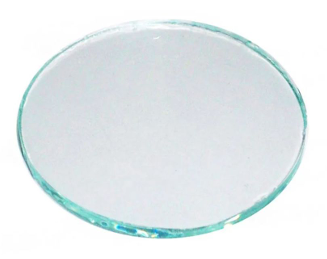
#> input picture Projeto_Bordas/lente.png, 327 x 259 px
$ python bordas.py   (older library calls are emulated)
#> lines starting #> are read from the running program, lines starting #| are printed output that depends on the picture; after the words box and inside, x2 and y2 are one past the last pixel; in counts of white or black regions, pixels touching at a corner belong together
import cv2
import numpy as np
import os

print("Diretório atual:", os.getcwd())

# Ler imagem
img = cv2.imread("lente.png")
#> img is the input picture: shape (259, 327, 3); mean B, G, R 237.9, 235.9, 229.7

# Verificar se a imagem foi carregada
if img is None:
    print("Erro: imagem não encontrada!")
    exit()

# Converter para escala de cinza
gray = cv2.cvtColor(img, cv2.COLOR_BGR2GRAY)
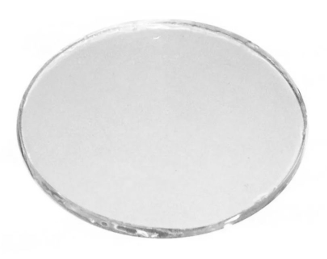
#> gray: shape (259, 327); min 103, max 255, mean 234.3

# Sobel
sobelx = cv2.Sobel(gray, cv2.CV_64F, 1, 0, ksize=3)
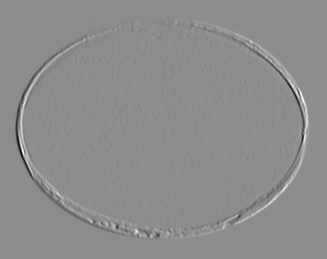
#> sobelx: shape (259, 327) float64; min -502, max 408, mean 0; drawn with min black and max white
sobely = cv2.Sobel(gray, cv2.CV_64F, 0, 1, ksize=3)
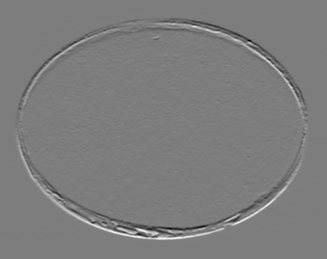
#> sobely: shape (259, 327) float64; min -393, max 405, mean 0; drawn with min black and max white
sobel = cv2.magnitude(sobelx, sobely)
sobel = cv2.convertScaleAbs(sobel)
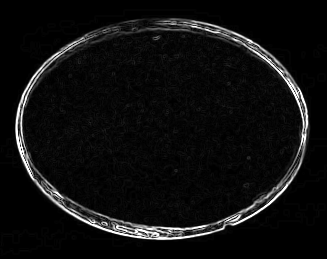
#> sobel: shape (259, 327); min 0, max 255, mean 15

# Canny
canny = cv2.Canny(gray, 50, 150)
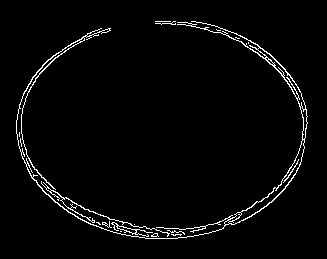
#> canny: shape (259, 327); 2.8% white in thin lines or dots, all inside (x1, y1, x2, y2) = (16, 21, 308, 239)

# Laplaciano
laplace = cv2.Laplacian(gray, cv2.CV_64F)
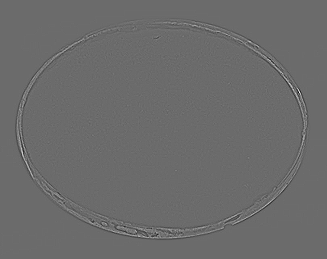
#> laplace: shape (259, 327) float64; min -171, max 234, mean 0; drawn with min black and max white
laplace = cv2.convertScaleAbs(laplace)
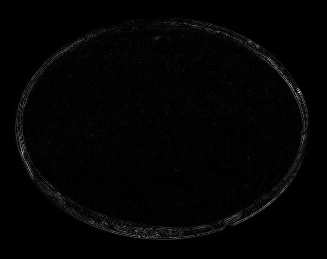
#> laplace: shape (259, 327); min 0, max 234, mean 3.5

# Salvar resultados
cv2.imwrite("sobel.png", sobel)
cv2.imwrite("canny.png", canny)
cv2.imwrite("laplace.png", laplace)

# Mostrar imagens
cv2.imshow("Original", img)
cv2.imshow("Sobel", sobel)
cv2.imshow("Canny", canny)
cv2.imshow("Laplace", laplace)

cv2.waitKey(0)
cv2.destroyAllWindows()
